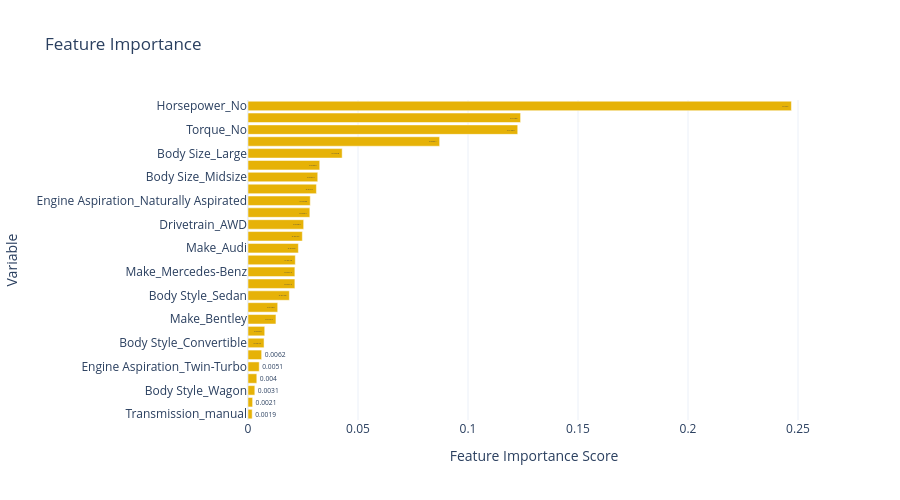

Notebook source saved alongside this figure:
### Markdown cell above
**8.4 Creating the Bar graph**

### Code cell
#creating our bar chart

#sort features importance DataFrame by "feature importance Score"
fi_sorted = final_fi.sort_values(by="Feature Importance score",  ascending=True)

#creating interactive bar chart with plotly
fig = px.bar(
    fi_sorted,
    x="Feature Importance score",
    y="Variable",
    orientation = "h",
    title = "Feature Importance ",
    labels= {"Feature Importance score": "Importance", "Variable": "Feature"},
    text="Feature Importance score",
    color_discrete_sequence = ["#e6b207"] #custom bar color
)
fig.update_layout(
    xaxis_title="Feature Importance Score",
    yaxis_title ="Variable",
    template= "plotly_white",
    height = 500
)

fig.show()

### Figure 1 — Plotly figure (JSON) as saved in the notebook; plotly's stock layout.template omitted (floating-point values rounded to 4 significant figures)
{"data": [{"hovertemplate": "Importance=%{text}<br>Feature=%{y}<extra></extra>", "legendgroup": "", "marker": {"color": "#e6b207", "pattern": {"shape": ""}}, "name": "", "orientation": "h", "showlegend": false, "text": [0.0019, 0.0021, 0.0031, 0.004, 0.0051, 0.0062, 0.0073, 0.0076, 0.0127, 0.0135, 0.0188, 0.0213, 0.0213, 0.0215, 0.0229, 0.0247, 0.0253, 0.0281, 0.0283, 0.0311, 0.0317, 0.0326, 0.0428, 0.0871, 0.1226, 0.1239, 0.247], "textposition": "auto", "type": "bar", "x": [0.0019, 0.0021, 0.0031, 0.004, 0.0051, 0.0062, 0.0073, 0.0076, 0.0127, 0.0135, 0.0188, 0.0213, 0.0213, 0.0215, 0.0229, 0.0247, 0.0253, 0.0281, 0.0283, 0.0311, 0.0317, 0.0326, 0.0428, 0.0871, 0.1226, 0.1239, 0.247], "xaxis": "x", "y": ["Transmission_manual", "Transmission_automatic", "Body Style_Wagon", "Engine Aspiration_Electric Motor", "Engine Aspiration_Twin-Turbo", "Make_Nissan", "Body Style_Convertible", "Body Style_Coupe", "Make_Bentley", "Make_BMW", "Body Style_Sedan", "Body Size_Compact", "Make_Mercedes-Benz", "Body Style_Pickup Truck", "Make_Audi", "Body Style_Cargo Van", "Drivetrain_AWD", "Drivetrain_4WD", "Engine Aspiration_Naturally Aspirated", "Drivetrain_RWD", "Body Size_Midsize", "Body Style_SUV", "Body Size_Large", "Engine Aspiration_Turbocharged", "Torque_No", "Make_Ford", "Horsepower_No"], "yaxis": "y"}], "layout": {"barmode": "relative", "height": 500, "legend": {"tracegroupgap": 0}, "title": {"text": "Feature Importance "}, "xaxis": {"anchor": "y", "domain": [0, 1], "title": {"text": "Feature Importance Score"}}, "yaxis": {"anchor": "x", "domain": [0, 1], "title": {"text": "Variable"}}}}
